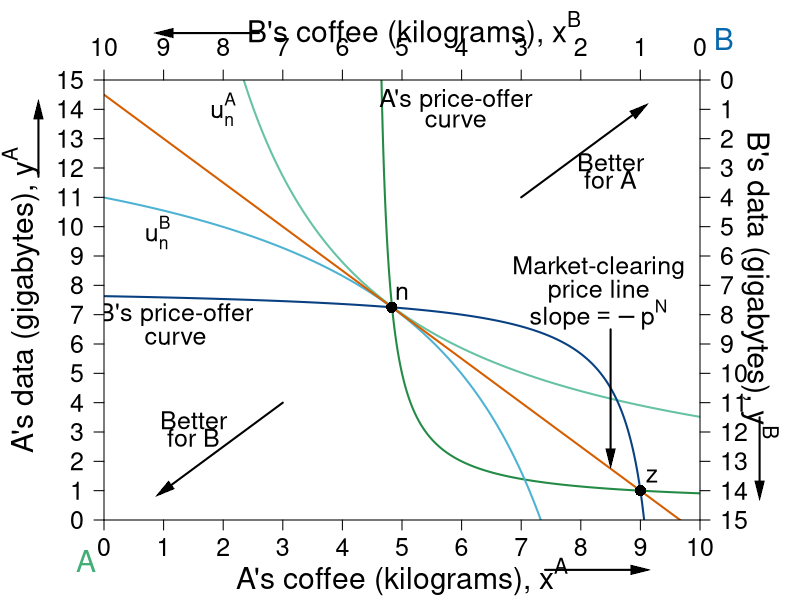

Reproduce this figure in R.
#' Graph Designer: Simon Halliday, Scott Cohn
#' Authors: Bowles and Halliday
#' Title: Coordination, Conflict and Competition: A Text in Microeconomics

library("shape")

pdf(file = "what_can_markets_do/property_walras_market.pdf", width = 9, height = 7)

# Set parameters for graphics
axislabelsize <- 1.8
labelsize <- 1.5
namesize <- 1.8
annotatesize <- 1.5
graphlinewidth <- 2
segmentlinewidth <- 1.5

COL <- c("#7fc97f", "#beaed4", "#fdc086", "#ffff99", "#386cb0", "#f0027f", "#bf5b17", "#666666")
COLA <- c("#e0f3db", "#99d8c9","#66c2a4","#41ae76", "#238b45", "#005824")
COLB <- c("#c6dbef", "#4eb3d3", "#2b8cbe", "#0868ac","#084081")
COLC <- c("#fcfbfd", "#efedf5", "#dadaeb", "#bcbddc", "#9e9ac8", "#807dba", "#6a51a3", "#54278f", "#3f007d")
grays <- gray.colors(25, start = 1, end = 0, alpha = 1)
CBCols <- c("#009E73","#0072B2","#E69F00","#CC79A7", "#F0E442","#D55E00")


indiffcurveA1 <- function(x, U = 4, A = 1, a = 0.5) {
  ((((U-2)/A)*(1/x)^a)^(1/(1-a)))
}

indiffcurveA2 <- function(x, U = 4, A = 1, a = 0.5) {
  (((U/A)*(1/x)^a)^(1/(1-a)))
}

indiffcurveA3 <- function(x, U = 5.93, A = 1, a = 0.5) {
  (((U/A)*(1/x)^a)^(1/(1-a)))
}

indiffcurveA4 <- function(x, U = 6.984164, A = 1, a = 0.5) {
  ((((U)/A)*(1/x)^a)^(1/(1-a)))
}

paretoEC <- function(x) {
  (3/2)*x
}

OfferCurveA <- function(x) {
  # x/(x  - 4)
  x / (2*x - 9)
}

mrsplot <- function(x) {
  (13/2)*(x/(9-x)^2)
}

OfferCurveB <- function(x) {
  #15 - (14/2)*(10 - x)/(9 - x)
  (145 - 16*x) / (19 - 2*x)
}

WalrasPrice <- function(x) {
  14.5 - (3/2)*x
}

#Deriving the offer curves: let py = 1
#wA = 8px + 2py = 8px + 2; Demand: x = w/2px => x = 4 + 1/px => px = 1/(x - 4)
#Offer curve is y = px*x => (1/(x-4))*x = x/(x-4) defined for x neq 4
#wA = 2px + 13py = 2px + 13; Demand: x = w/2px => x = 1 + 13/2px => px = 13/2(x - 1)
#B's Offer curve is y = px*x => (13/2)(1/(x-1))*x = (13/2)(x/(x-1)
#Therefore in terms of yA and xA:
#15 - y = (13/2)*(10 - x)/(10 - x - 1)
#Therefore y = 15 - (13/2)*(10-x)/(9 - x) defined for x neq 9
#The tangency of the indifference curve and the offer curve gives mrsplot
#Where mrsplot equals that offer curve, we get x = (3/17)*(51 - sqrt(221)) = 6.376576; 
#So y = 6.022321; therefore u = (6.376576^0.5)*(6.022321^0.5)

indiffcurveBneg1 <- function(x, U = 5.09, A = 1, a = 0.5) {
  15 - (((U/A)*(1/(10 - x))^a)^(1/(1-a)))
}

indiffcurveBneg2 <- function(x, U = 6.33, A = 1, a = 0.5) {
  15 - (((U/A)*(1/(10 - x))^a)^(1/(1-a)))
}

#Aisha happens to have found 8 apples and 2 oranges, 
#and Betty happens to have found 2 apples and 13 oranges. 
#Aisha's utility (8^0.5)*(2^0.5) = 4
#Betty's utility (2^0.5)*(13^0.5) = 5.09


par(mar =  c(4, 5.2, 4, 5))
xlims <- c(0, 10)
ylims <- c(0, 15)
xlims2 <- c(10, 0)
ylims2 <- c(15, 0)

plot(0, 0, xlim = xlims, ylim = ylims, type = "n",
     xlab = expression(paste("A's coffee (kilograms), ", x^A)),
     ylab = expression(paste("A's data (gigabytes), ", y^A)), 
     #line = 2.5,
     xaxt = "n", 
     yaxt = "n", 
     cex.lab = axislabelsize, 
     bty = "n",
     xaxs = "i", 
     yaxs = "i")


npts <- 500 
npts2 <- 501

#Specify the sequences of points for graphing. 
xx1 <- seq(xlims[1], xlims[2], length.out = npts)
yy1 <- indiffcurveA2(xx1, U = 4, A = 1, a = 0.5)
yy2 <- indiffcurveA2(xx1)


#I need something like xx1 with npts for 
xx2 <- seq(4.5, xlims[2], length.out = npts)
xx3 <- seq(xlims[1], 9.1, length.out = npts)
xx4 <- seq(1, 9.5, length.out = npts)

#Draw the lines for the graphs

lines(xx1, indiffcurveA3(xx1), col = COLA[3], lwd = graphlinewidth)

lines(xx2, OfferCurveA(xx2), col = COLA[5], lwd = graphlinewidth)
lines(xx1, indiffcurveBneg2(xx1), col = COLB[2], lwd = graphlinewidth)

lines(xx3, OfferCurveB(xx3), col = COLB[5], lwd = graphlinewidth)
lines(xx1, WalrasPrice(xx1), col = CBCols[6], lwd = graphlinewidth)

#Customize ticks and labels for the plot
ticksy <- seq(from = 0, to = 15, by = 1)
ylabels <- seq(from = 0, to = 15, by = 1)
ticksx <- seq(from = 0, to = 10, by = 1)
xlabels <- seq(from = 0, to = 10, by = 1)
axis(1, at = ticksx, pos = 0, labels = xlabels, cex.axis = labelsize)
axis(2, at = ticksy, pos = 0, labels = ylabels, las = 1, gap.axis = -1, cex.axis = labelsize)

#Add arrows:
Arrows(-1.1, 11.7, -1.1, 14, col = "black", lty = 1, lwd = 2, arr.type = "triangle", arr.lwd = 0.5, xpd = TRUE)
Arrows(7.4, -1.7, 9, -1.7, col = "black", lty = 1, lwd = 2, arr.type = "triangle", arr.lwd = 0.5, xpd = TRUE)

# arrows(-1.1, 10.5, -1.1, 14, xpd = TRUE, length = 0.1, angle = 40, lwd = 3)
# arrows(6.7, -1.7, 9, -1.7, xpd = TRUE, length = 0.1, angle = 40, lwd = 3)

#Annotation of the three graphs and the NE

text(2, 14, expression(u[n]^A), cex = labelsize)
# 

# # #Label B's offer curve
# text(2, 2.6, expression("B's Offer Curve"), cex = labelsize)
# Arrows(1.5, 3.3, 1.5, 7, col = "black", lty = 1, lwd = 2, arr.type = "triangle", arr.lwd = 0.5)
# # 
# # # Price Line
# text(8.3, 13, expression(paste("A's Offer Curve")), cex = labelsize)
# Arrows(6.7, 13, 5, 13, col = "black", lty = 1, lwd = 2, arr.type = "triangle", arr.lwd = 0.5)
text(1.2, 7, expression("B's price-offer"), cex = annotatesize)
text(1.2, 6.2, expression("curve"), cex = annotatesize)

text(5.9, 14.3, expression("A's price-offer"), cex = annotatesize)
text(5.9, 13.6, expression("curve"), cex = annotatesize)

# text(2.5, 7.0, expression("B's best-response"), cex = annotatesize)
# text(2.5, 6.3, expression("function (ICC)"), cex = annotatesize)
# 
# text(6.3, 14.3, expression("A's best-response"), cex = annotatesize)
# text(6.3, 13.6, expression("function (ICC)"), cex = annotatesize)

# Walrasian Price Line
text(8.3, 8.6, expression(paste("Market-clearing")), cex = labelsize)
text(8.3, 7.8, expression(paste("price line")), cex = labelsize)
text(8.3, 7, expression(paste("slope", phantom() == -p^N)), cex = labelsize)
Arrows(8.5, 6.5, 8.5, 2.1, col = "black", lty = 1, lwd = 2, arr.type = "triangle", arr.lwd = 0.5)


text(1.5, 3.4, expression(paste("Better")), cex = labelsize)
text(1.5, 2.8, expression(paste("for B")), cex = labelsize)
Arrows(3, 4, 1, 1, col = "black", lty = 1, lwd = 2, arr.type = "triangle", arr.lwd = 0.5)

text(8.5, 15-2.8, expression(paste("Better")), cex = labelsize)
text(8.5, 15-3.4, expression(paste("for A")), cex = labelsize)
Arrows(10-3, 15-4, 9, 14, col = "black", lty = 1, lwd = 2, arr.type = "triangle", arr.lwd = 0.5)


# #Add a point for the initial endowment
points(4.8275, 7.25, pch = 16, col = "black", cex = 1.5)
text(5, 7.75, expression(n), cex = labelsize)

text(-0.3, -1.4, expression("A"), xpd = TRUE, cex = namesize, col = COLA[4])
text(10.4, 16.4, expression("B"), xpd = TRUE, cex = namesize, col = COLB[4])

#Set up second axes and labels

par(new = TRUE)

#Use the same x and ylims as previously, but with locations switched
xlims2 <- c(10, 0)
ylims2 <- c(15, 0)

#Leave the ylab and xlab blank to ensure no axes titles
plot(0, 0, xlim = xlims2, ylim = ylims2, type = "n",
     xlab = expression(paste("")),
     ylab = expression(paste("")),
     xaxt = "n", 
     yaxt = "n", 
     #cex.lab = 1.2,
     cex.axis = labelsize,
     bty = "n",
     xaxs = "i", 
     yaxs = "i")

#Set up axes at sides 3 and 4 (top and right)
axis(side = 3, at = ticksx, pos = 0, labels = xlabels, cex.axis = labelsize)
axis(side = 4, at = ticksy, pos = 0, labels = ylabels, las = 1, gap.axis = -1, cex.axis = labelsize)
text(4.8, -1.7, expression(paste("B's coffee (kilograms), ", x^B)), xpd = TRUE, cex = axislabelsize) 
text(-1, 7, expression(paste("B's data (gigabytes), ", y^B)), xpd = TRUE, cex = axislabelsize, srt = 270) 

#Add arrows:
Arrows(-1, 11.5, -1, 14, col = "black", lty = 1, lwd = 2, arr.type = "triangle", arr.lwd = 0.5, xpd = TRUE)
Arrows(7.4, -1.6, 9, -1.6, col = "black", lty = 1, lwd = 2, arr.type = "triangle", arr.lwd = 0.5, xpd = TRUE)

# arrows(-0.7, 10, -0.7, 14, xpd = TRUE, length = 0.1, angle = 40, lwd = 3)
# arrows(6.6, -1.6, 9, -1.6, xpd = TRUE, length = 0.1, angle = 40, lwd = 3)

#Functions for B's indifference curves
indiffcurveB1 <- function(x, U = 5.09, A = 1, a = 0.5) {
  ((((U-2)/A)*(1/x)^a)^(1/(1-a)))
}

indiffcurveB2 <- function(x, U = 5.09, A = 1, a = 0.5) {
  (((U/A)*(1/x)^a)^(1/(1-a)))
}

indiffcurveB3 <- function(x, U = 5.703502, A = 1, a = 0.5) {
  ((((U)/A)*(1/x)^a)^(1/(1-a)))
}

indiffcurveB4 <- function(x, U = 8.244574, A = 1, a = 0.5) {
  ((((U)/A)*(1/x)^a)^(1/(1-a)))
}





#Label B's indifference curves

text(9.1, 5.2, expression(u[n]^B), cex = labelsize)


#Add a point for the initial endowment
points(1, 14, pch = 16, col = "black", cex = 1.5)
text(0.8, 13.5, expression(z), cex = labelsize)









#Calculate TIOLI power allocation for B
#mrs(x,y) => pareto efficient curve is (3/2)x = y
#A's initital utility is 4 = u(8,2) = (8^0.5)*(2^0.5)
#Therefore substitute in the contract curve u_e^A = 4 = (x^A)^(0.5)(3/2*x^A)^0.5
# => x^A = 4/((3/2)^0.5) = 3.27 => x^B = 6.73
# => y^A = 3/2(x^A) = 4.9 => y^B = 10.1

#Add point g for B's TIOLI power
# points(6.73, 10.1, pch = 16, col = "black", cex = 1.5)
# text(6.73, 10.6, expression(g))

#Calculate TIOLI power allocation for A
#mrs(x,y) => pareto efficient curve is (3/2)x = y
#A's initital utility is 4 = u(8,2) = (8^0.5)*(2^0.5)
#Therefore substitute in the contract curve u_e^A = 4 = (x^A)^(0.5)(3/2*x^A)^0.5
# => x^B = 5.09/((3/2)^0.5) = 4.16 => x^A = 5.84
# => y^B = 3/2(x^B) = 6.23 => y^A = 8.77 
#=> u^A = (5.84^0.5)*(8.77^0.5) = 7.156591
#Add point f for A's TIOLI power
# points(4.16, 6.23, pch = 16, col = "black", cex = 1.5)
# text(4.16, 5.8, expression(f))


#Annotating B's endowment
#text(1.8, 12.5, expression(z), cex = labelsize)

#Annotating a point that is a Pareto improvement over e.
#points(3.623424, 8.977679, pch = 16, col = "black", cex = 1.5)
#text(3.623424, 8.4, expression(h))
#(2.94^0.5)*(12.76^0.5)

#Label Pareto Improving Lens
#text(7, 5, expression(paste("Pareto-Improving Lens")))

dev.off()
